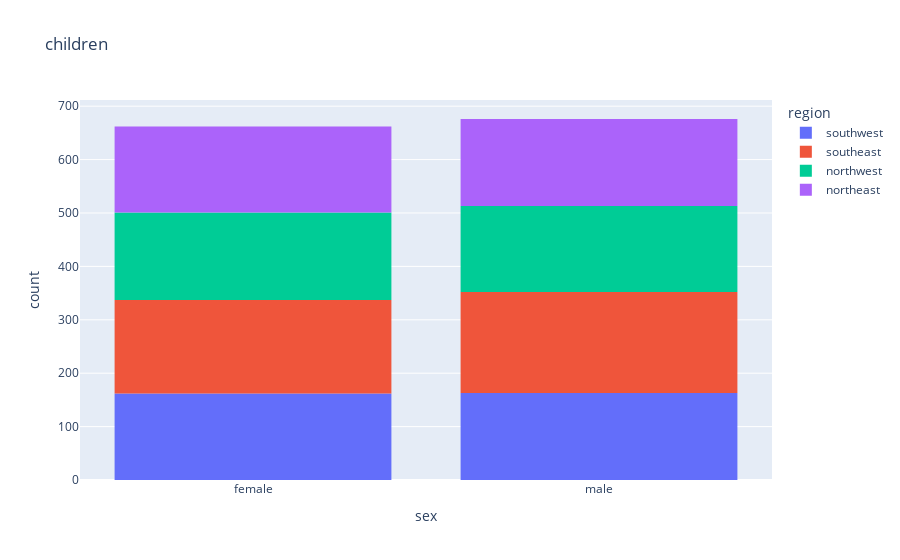

Here is the notebook cell this chart was saved with:
### Code cell
px.histogram(medical_df, x='sex', color='region', title='children')

### Figure 1 — Plotly figure (JSON) as saved in the notebook; plotly's stock layout.template omitted (floating-point values rounded to 4 significant figures; data arrays with more than 128 entries replaced by an {"elided": "..."} marker saying what was removed)
{"data": [{"alignmentgroup": "True", "bingroup": "x", "hovertemplate": "region=southwest<br>sex=%{x}<br>count=%{y}<extra></extra>", "legendgroup": "southwest", "marker": {"color": "#636efa", "pattern": {"shape": ""}}, "name": "southwest", "offsetgroup": "southwest", "orientation": "v", "showlegend": true, "type": "histogram", "x": {"elided": "325 str values"}, "xaxis": "x", "yaxis": "y"}, {"alignmentgroup": "True", "bingroup": "x", "hovertemplate": "region=southeast<br>sex=%{x}<br>count=%{y}<extra></extra>", "legendgroup": "southeast", "marker": {"color": "#EF553B", "pattern": {"shape": ""}}, "name": "southeast", "offsetgroup": "southeast", "orientation": "v", "showlegend": true, "type": "histogram", "x": {"elided": "364 str values"}, "xaxis": "x", "yaxis": "y"}, {"alignmentgroup": "True", "bingroup": "x", "hovertemplate": "region=northwest<br>sex=%{x}<br>count=%{y}<extra></extra>", "legendgroup": "northwest", "marker": {"color": "#00cc96", "pattern": {"shape": ""}}, "name": "northwest", "offsetgroup": "northwest", "orientation": "v", "showlegend": true, "type": "histogram", "x": {"elided": "325 str values"}, "xaxis": "x", "yaxis": "y"}, {"alignmentgroup": "True", "bingroup": "x", "hovertemplate": "region=northeast<br>sex=%{x}<br>count=%{y}<extra></extra>", "legendgroup": "northeast", "marker": {"color": "#ab63fa", "pattern": {"shape": ""}}, "name": "northeast", "offsetgroup": "northeast", "orientation": "v", "showlegend": true, "type": "histogram", "x": {"elided": "324 str values"}, "xaxis": "x", "yaxis": "y"}], "layout": {"barmode": "relative", "legend": {"title": {"text": "region"}, "tracegroupgap": 0}, "title": {"text": "children"}, "xaxis": {"anchor": "y", "domain": [0, 1], "title": {"text": "sex"}}, "yaxis": {"anchor": "x", "domain": [0, 1], "title": {"text": "count"}}}}
